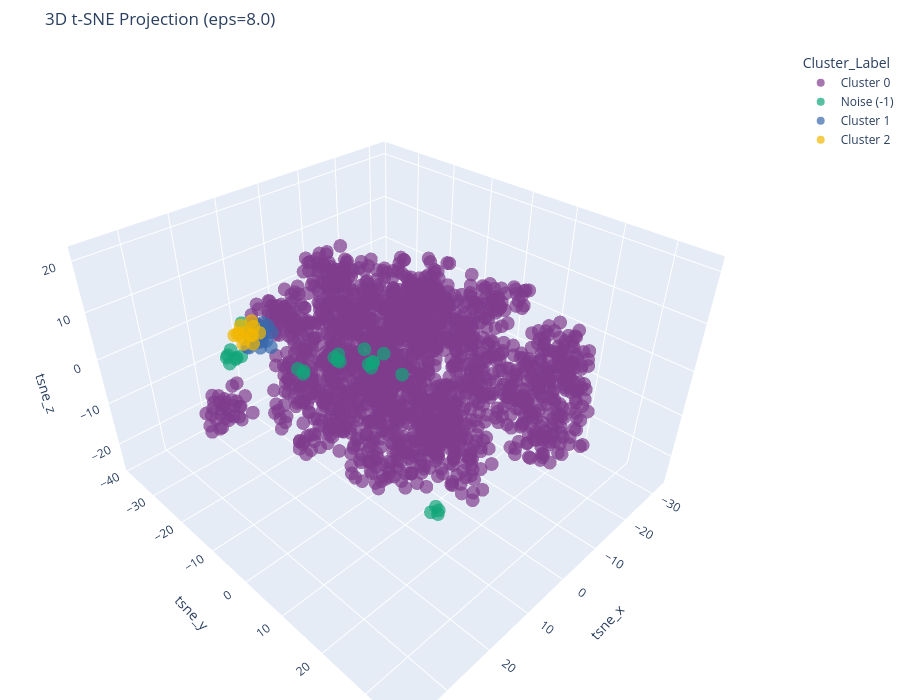

The code cell stored with this chart in its notebook:
### Code cell
# --- CELL BARU: RE-RUN DBSCAN DENGAN EPS BARU ---
from sklearn.cluster import DBSCAN
from sklearn.metrics import silhouette_score
import plotly.express as px
from dash import Dash, dcc, html

# ==========================================
# ⚙️ KONFIGURASI EPSILON
# ==========================================
# Ganti nilai ini jika ingin mencoba angka lain (misal: 0.8, 1.5, atau 8.0)
EPS_PILIHAN = 8.0 
MIN_SAMPLES = 10
# ==========================================

print(f"⏳ Menjalankan DBSCAN ulang dengan eps={EPS_PILIHAN}...")

# 1. Fit DBSCAN
dbscan_re = DBSCAN(eps=EPS_PILIHAN, min_samples=MIN_SAMPLES)
clusters_re = dbscan_re.fit_predict(num_scaled)

# 2. Update DataFrame
df['Cluster'] = clusters_re
df['Cluster_Label'] = df['Cluster'].apply(lambda x: f'Cluster {x}' if x != -1 else 'Noise (-1)')

# 3. Cek Statistik
n_clusters_re = len(set(clusters_re)) - (1 if -1 in clusters_re else 0)
n_noise_re = list(clusters_re).count(-1)
persen_noise = (n_noise_re / len(df)) * 100

print("-" * 40)
print(f"📊 HASIL CLUSTERING (eps={EPS_PILIHAN})")
print("-" * 40)
print(f"👉 Jumlah Cluster   : {n_clusters_re}")
print(f"👉 Jumlah Noise (-1): {n_noise_re} ({persen_noise:.2f}%)")

if n_clusters_re > 1:
    sil_score = silhouette_score(num_scaled, clusters_re)
    print(f"👉 Silhouette Score : {sil_score:.4f} (Semakin dekat 1 semakin bagus)")
    print("✅ Cluster terbentuk! Cek visualisasi di bawah.")
else:
    print("⚠️ WARNING: Masih hanya ditemukan 1 Cluster (atau 0).")
    print("   Saran: Nilai 'eps' mungkin TERLALU BESAR.")
    print("   Coba ubah EPS_PILIHAN menjadi angka lebih kecil (misal: 0.8 atau 1.2).")

print("-" * 40)

# -------------------------------------------------------
# 4. VISUALISASI 3D INTERAKTIF (Plotly)
# -------------------------------------------------------
# Kita pakai koordinat tsne_x, tsne_y, tsne_z yang sudah dihitung sebelumnya
hover_cols = list(num_df.columns[:5]) + ['Cluster_Label']

fig_3d_re = px.scatter_3d(
    df,
    x='tsne_x',
    y='tsne_y',
    z='tsne_z',
    color='Cluster_Label',
    hover_data=hover_cols,
    title=f"3D t-SNE Projection (eps={EPS_PILIHAN})",
    color_discrete_sequence=px.colors.qualitative.Bold,
    opacity=0.7,
    height=700
)
fig_3d_re.update_layout(margin=dict(l=0, r=0, b=0, t=50))

# Render langsung di Notebook
fig_3d_re.show()

### Figure 1 — Plotly figure (JSON) as saved in the notebook; plotly's stock layout.template omitted (floating-point values rounded to 4 significant figures; data arrays with more than 128 entries replaced by an {"elided": "..."} marker saying what was removed)
{"data": [{"customdata": {"elided": "1826x6 mixed values"}, "hovertemplate": "Cluster_Label=%{customdata[5]}<br>tsne_x=%{x}<br>tsne_y=%{y}<br>tsne_z=%{z}<br>TINGGI=%{customdata[0]}<br>BERAT=%{customdata[1]}<br>NADI=%{customdata[2]}<br>PERNAPASAN=%{customdata[3]}<br>SUHU=%{customdata[4]}<extra></extra>", "legendgroup": "Cluster 0", "marker": {"color": "rgb(127, 60, 141)", "opacity": 0.7, "symbol": "circle"}, "mode": "markers", "name": "Cluster 0", "scene": "scene", "showlegend": true, "type": "scatter3d", "x": {"elided": "1826 float values"}, "y": {"elided": "1826 float values"}, "z": {"elided": "1826 float values"}}, {"customdata": {"elided": "27x6 mixed values"}, "hovertemplate": "Cluster_Label=%{customdata[5]}<br>tsne_x=%{x}<br>tsne_y=%{y}<br>tsne_z=%{z}<br>TINGGI=%{customdata[0]}<br>BERAT=%{customdata[1]}<br>NADI=%{customdata[2]}<br>PERNAPASAN=%{customdata[3]}<br>SUHU=%{customdata[4]}<extra></extra>", "legendgroup": "Noise (-1)", "marker": {"color": "rgb(17, 165, 121)", "opacity": 0.7, "symbol": "circle"}, "mode": "markers", "name": "Noise (-1)", "scene": "scene", "showlegend": true, "type": "scatter3d", "x": [-1.219, 7.468, 19.22, -10.28, 25.85, 12.02, 11.46, 26.83, 7.202, 12.74, -10.44, -1.894, 6.973, -0.7691, -10.99, -1.591, 11.77, 7.978, 26.62, 22.92, 26.51, -9.919, 25.04, 11.91, 25.14, 26.88, 5.158], "y": [-21.53, -20.96, -19.51, -19.51, -16.26, 19.64, 18.5, -15.45, 1.663, 18.54, -20.38, -20.98, -21.33, -20.1, -20.45, -20.29, 19.29, -21.89, -13.7, -16.45, -16.73, -20.63, -16.01, 10.63, -14.32, -15.65, -5.387], "z": [-9.564, -9.061, 7.198, -14.19, 7.331, -14.81, -15.12, 5.441, 6.26, -15.52, -16.1, -8.862, -8.879, -9.408, -14.87, -10.19, -16.1, -8.081, 7.098, 11.3, 5.888, -15.08, 5.496, 8.721, 6.66, 7.07, 2.93]}, {"customdata": {"elided": "22x6 mixed values"}, "hovertemplate": "Cluster_Label=%{customdata[5]}<br>tsne_x=%{x}<br>tsne_y=%{y}<br>tsne_z=%{z}<br>TINGGI=%{customdata[0]}<br>BERAT=%{customdata[1]}<br>NADI=%{customdata[2]}<br>PERNAPASAN=%{customdata[3]}<br>SUHU=%{customdata[4]}<extra></extra>", "legendgroup": "Cluster 1", "marker": {"color": "rgb(57, 105, 172)", "opacity": 0.7, "symbol": "circle"}, "mode": "markers", "name": "Cluster 1", "scene": "scene", "showlegend": true, "type": "scatter3d", "x": [13.28, 15.52, 14.2, 15.37, 13.48, 15.97, 16.11, 14.26, 11.32, 14.21, 13.13, 12.64, 16.34, 10.23, 12.21, 11.79, 12.71, 10.73, 14.27, 14.6, 13.25, 13.26], "y": [-27.58, -26.65, -26.03, -24.85, -24.57, -25.17, -23.58, -23.62, -24.7, -24.76, -25.68, -23.52, -25.93, -27.4, -26.39, -26.18, -27.89, -28.28, -26.02, -27.37, -24.72, -26.85], "z": [-1.263, -1.768, 1.175, 0.7937, 0.5754, 1.987, 0.9028, 1.736, 0.6502, -1.539, -1.055, -1.56, -0.917, 0.4972, 0.04451, -1.783, -2.444, 0.9432, 2.867, 0.005237, 2.381, 2.12]}, {"customdata": [[1730, 690, 620, 200, 36500, "Cluster 2"], [1700, 830, 800, 200, 360, "Cluster 2"], [1660, 700, 800, 200, 360, "Cluster 2"], [1620, 780, 940, 200, 360, "Cluster 2"], [1600, 680, 790, 200, 36500, "Cluster 2"], [1790, 1050, 800, 200, 360, "Cluster 2"], [1690, 840, 870, 200, 360, "Cluster 2"], [1690, 850, 720, 200, 360, "Cluster 2"], [1570, 770, 770, 200, 360, "Cluster 2"], [1640, 690, 650, 200, 360, "Cluster 2"], [1720, 600, 730, 200, 360, "Cluster 2"], [1720, 740, 630, 200, 360, "Cluster 2"], [1590, 640, 720, 200, 360, "Cluster 2"]], "hovertemplate": "Cluster_Label=%{customdata[5]}<br>tsne_x=%{x}<br>tsne_y=%{y}<br>tsne_z=%{z}<br>TINGGI=%{customdata[0]}<br>BERAT=%{customdata[1]}<br>NADI=%{customdata[2]}<br>PERNAPASAN=%{customdata[3]}<br>SUHU=%{customdata[4]}<extra></extra>", "legendgroup": "Cluster 2", "marker": {"color": "rgb(242, 183, 1)", "opacity": 0.7, "symbol": "circle"}, "mode": "markers", "name": "Cluster 2", "scene": "scene", "showlegend": true, "type": "scatter3d", "x": [23.64, 23.23, 21.66, 22.09, 20.18, 21.94, 20.82, 22.36, 22.45, 21.56, 20.18, 20.34, 22.7], "y": [-18.04, -17.07, -15.66, -15.42, -15.55, -18.33, -16.58, -19.08, -17.5, -17.67, -17.82, -16.91, -16.55], "z": [8.491, 9.152, 6.96, 9.075, 8.565, 9.566, 10.71, 7.71, 6.437, 8.285, 7.085, 9.271, 8.002]}], "layout": {"height": 700, "legend": {"title": {"text": "Cluster_Label"}, "tracegroupgap": 0}, "margin": {"b": 0, "l": 0, "r": 0, "t": 50}, "scene": {"domain": {"x": [0, 1], "y": [0, 1]}, "xaxis": {"title": {"text": "tsne_x"}}, "yaxis": {"title": {"text": "tsne_y"}}, "zaxis": {"title": {"text": "tsne_z"}}}, "title": {"text": "3D t-SNE Projection (eps=8.0)"}}}
